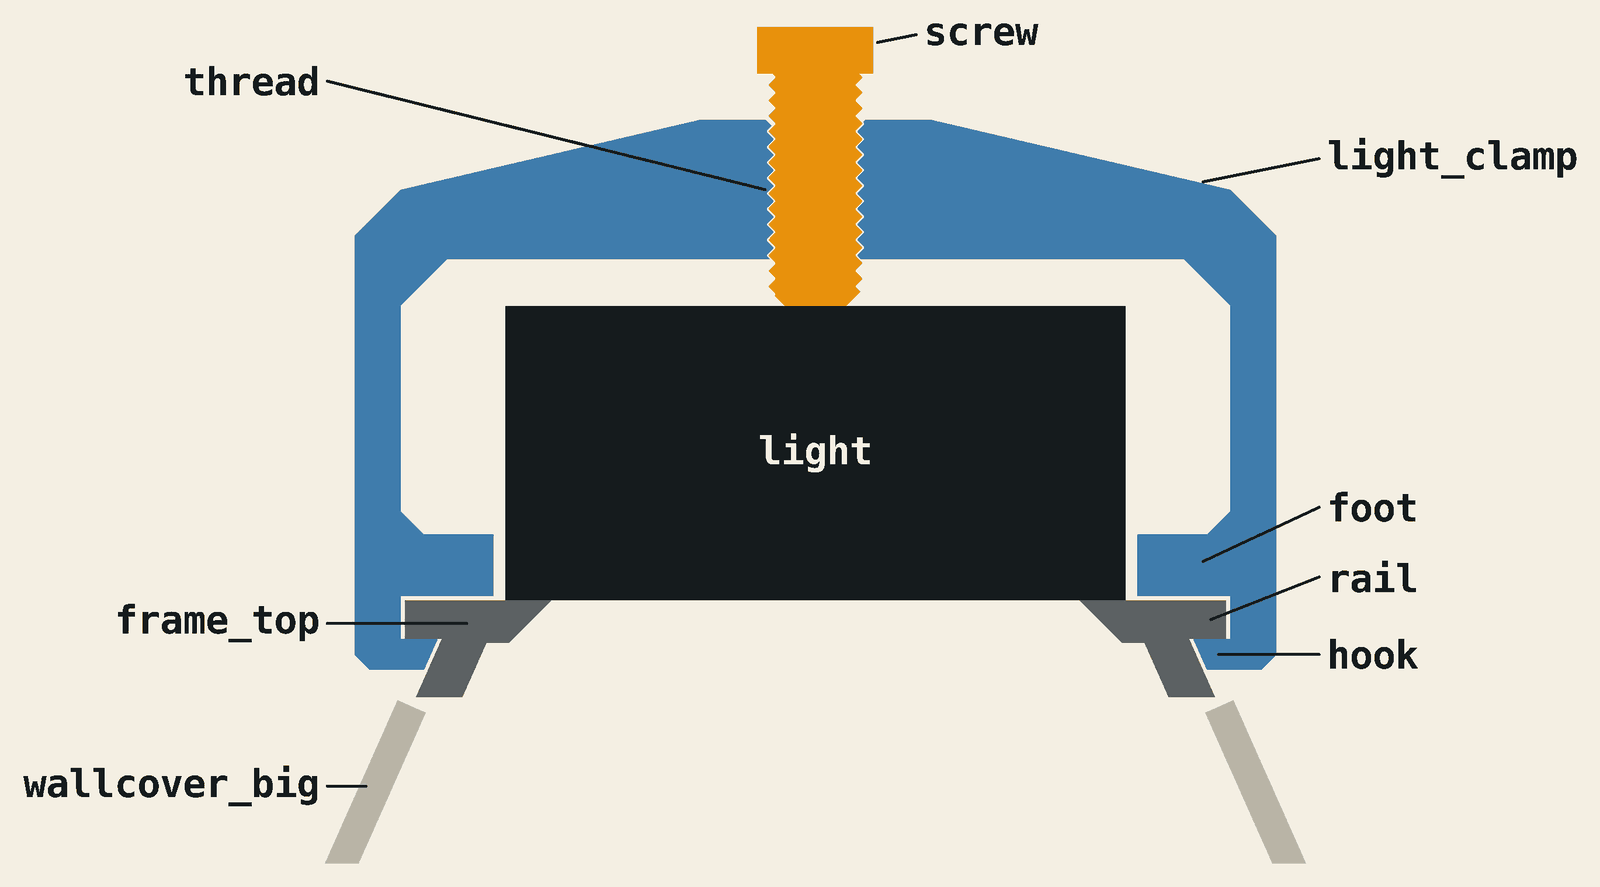

Source code (Python):
# Copyright (C) [Jonas Immanuel Frey] - Licensed under GPL
"""Draws section.png: the cut through a light clamp, seen along the light, one colour per part.

usage: python3 section.py [script.scad]   (default: the newest softbox_smallrig_40WV*.scad here)
needs: OpenSCAD with an X display (sandbox off), Pillow, DejaVu Sans Mono
"""
import subprocess, sys, tempfile
from concurrent.futures import ThreadPoolExecutor
from pathlib import Path
from PIL import Image, ImageChops

HERE = Path(__file__).resolve().parent
SCRIPT = Path(sys.argv[1]).resolve() if len(sys.argv) > 1 else max(
    HERE.glob("softbox_smallrig_40WV*.scad"), key=lambda p: int(p.stem.rsplit("V", 1)[1]))
# x here is the frame's y, y its z. The screw is turned half a turn so that its thread
# lies in the clamp's at this depth.
SCAD = """
include <%s>
part = "none";
show = "labels";
module cut() intersection() {
    projection(cut = true) rotate([0, -90, -90]) translate([-clamp_x, 0, 0]) children();
    translate([-200, -34]) square([400, 200]);
}
module covers() union() { for (i = [0, 1]) let(f = side_faces[i]) rotate([0, 0, f[0]]) face_frame(f[2])
    translate([0, 0, -wallcover_thickness]) wallcover(f[1], true, true); }
if (show == "frame_top") cut() frame_top();
if (show == "covers") cut() covers();
if (show == "light_clamp") cut() translate([clamp_x, 0, 0]) light_clamp();
if (show == "screw") cut() translate([clamp_x, 0, light_height + screw_length + screw_head_height])
    rotate([180, 0, 180]) screw();
if (show == "light") cut() translate([0, 0, light_height / 2]) cube([128, 80, light_height], center = true);
module label(name, at, to, anchor = "left") if (show == "labels") {
    translate(at) text(name, size = 3.6, font = "DejaVu Sans Mono:style=Bold", halign = anchor, valign = "center");
    hull() for (p = [at + [anchor == "left" ? -1 : 1, 0], to]) translate(p) circle(0.2, $fn = 8);
}
top = cavity_h + clamp_roof;
label("light_clamp", [66, top - 5], [50, top - 8]);
label("screw", [14, top + 11], [8, top + 10]);
label("thread", [-64, top + 5], [-6.5, top - 9], "right");
label("foot", [66, 12], [50, 5]);
label("rail", [66, 3], [51, -2.5]);
label("hook", [66, -7], [52, -7]);
label("frame_top", [-64, -3], [-45, -3], "right");
label("wallcover_big", [-64, -24], [-58, -24], "right");
if (show == "light_name") translate([0, light_height / 2]) text("light", size = 3.6,
    font = "DejaVu Sans Mono:style=Bold", halign = "center", valign = "center");
"""
LAYERS = [("frame_top", "#5C6163"), ("covers", "#B9B4A6"), ("light", "#151B1D"), ("light_clamp", "#3F7CAC"),
          ("screw", "#E8910C"), ("labels", "#151B1D"), ("light_name", "#F4EFE3")]


def mask(folder, layer):
    """Where one layer of the picture is drawn."""
    png = Path(folder) / f"{layer}.png"
    run = subprocess.run(["openscad", "--imgsize=3000,1900", "--projection=ortho", "--camera=0,22,0,0,0,0,360",
                          "-D", f'show="{layer}"', "-o", png, Path(folder) / "section.scad"],
                         capture_output=True, text=True)
    if run.returncode or not png.stat().st_size:
        sys.exit(f"{layer}:\n{run.stderr[-1500:]}")
    image = Image.open(png).convert("RGB")
    background = Image.new("RGB", image.size, image.getpixel((0, 0)))
    return ImageChops.difference(image, background).convert("L").point(lambda v: 255 if v else 0)


with tempfile.TemporaryDirectory() as folder:
    (Path(folder) / "section.scad").write_text(SCAD % SCRIPT)
    with ThreadPoolExecutor(len(LAYERS)) as pool:
        masks = list(pool.map(lambda layer: mask(folder, layer[0]), LAYERS))
sheet = Image.new("RGB", masks[0].size, "#F4EFE3")
boxes = []
for (name, colour), layer in zip(LAYERS, masks):
    sheet.paste(colour, mask=layer)
    boxes.append(layer.getbbox())
box = (min(b[0] for b in boxes) - 40, min(b[1] for b in boxes) - 40, max(b[2] for b in boxes) + 40, max(b[3] for b in boxes) + 40)
sheet = sheet.crop(box)
sheet.thumbnail((1600, 1600), Image.LANCZOS)
sheet.quantize(64).save(HERE / "section.png", optimize=True)
print(HERE / "section.png", sheet.size, "from", SCRIPT.name)
